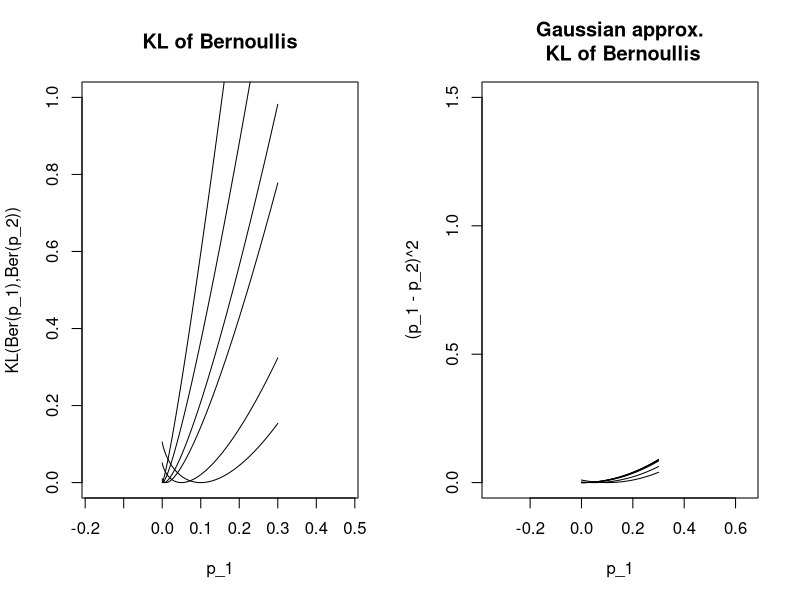
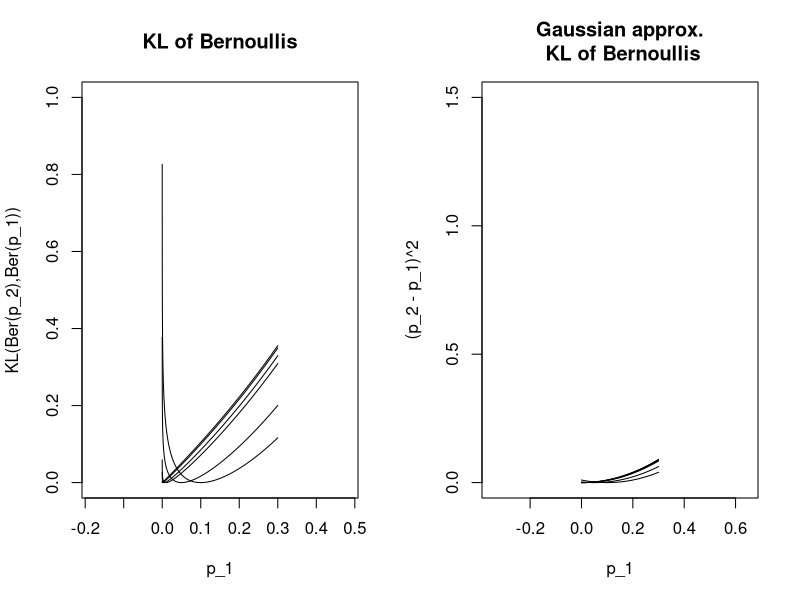

Write R code to recreate these figures, in order.
## ---- chunk 1
KL_ber <- function(p,q) p*log(p/q) + (1-p)*log((1-p)/(1-q))
par(mfcol = c(1,2))

plot(x = 1, y = 1, xlim = c(0, 0.3), ylim = c(0, 1), type = "n", asp = 1,
     xlab = "p_1", ylab = "KL(Ber(p_1),Ber(p_2))", main = "KL of Bernoullis")
for(i in c(0.0001,0.001, 0.005,0.01,0.05,0.1)) {
  lines(seq(0.00001,0.3, by = 0.000005),
       KL_ber(seq(0.00001,0.3, by = 0.000005),i))
}

plot(x = 1, y = 1, xlim = c(0, 0.3), ylim = c(0, 1.5), type = "n", asp = 1,
     xlab = "p_1", ylab = "(p_1 - p_2)^2", main = "Gaussian approx.\n KL of Bernoullis")
for(i in c(0.0001,0.001, 0.005,0.01,0.05,0.1)) {
  lines(seq(0.00001,0.3, by = 0.000005),
        (seq(0.00001,0.3, by = 0.000005)-i)^2)
}
par(mfcol = c(1,1))
## ---- chunk 2
KL_ber <- function(p,q) p*log(p/q) + (1-p)*log((1-p)/(1-q))
par(mfcol = c(1,2))

plot(x = 1, y = 1, xlim = c(0, 0.3), ylim = c(0, 1), type = "n", asp = 1,
     xlab = "p_1", ylab = "KL(Ber(p_2),Ber(p_1))", main = "KL of Bernoullis")
for(i in c(0.0001,0.001, 0.005,0.01,0.05,0.1)) {
  lines(seq(0.00001,0.3, by = 0.000005),
        KL_ber(i,seq(0.00001,0.3, by = 0.000005)))
}

plot(x = 1, y = 1, xlim = c(0, 0.3), ylim = c(0, 1.5), type = "n", asp = 1,
     xlab = "p_1", ylab = "(p_2 - p_1)^2", main = "Gaussian approx.\n KL of Bernoullis")
for(i in c(0.0001,0.001, 0.005,0.01,0.05,0.1)) {
  lines(seq(0.00001,0.3, by = 0.000005),
        (i-seq(0.00001,0.3, by = 0.000005))^2)
}
par(mfcol = c(1,1))
